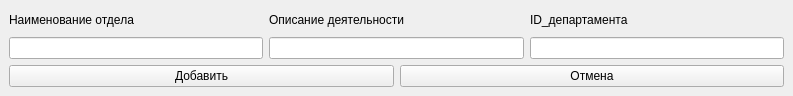
<?xml version="1.0" encoding="UTF-8"?>
<ui version="4.0">
 <class>new_request</class>
 <widget class="QMainWindow" name="new_request">
  <property name="geometry">
   <rect>
    <x>0</x>
    <y>0</y>
    <width>793</width>
    <height>96</height>
   </rect>
  </property>
  <property name="windowTitle">
   <string>MainWindow</string>
  </property>
  <widget class="QWidget" name="centralwidget">
   <property name="sizePolicy">
    <sizepolicy hsizetype="Fixed" vsizetype="Fixed">
     <horstretch>0</horstretch>
     <verstretch>0</verstretch>
    </sizepolicy>
   </property>
   <property name="minimumSize">
    <size>
     <width>793</width>
     <height>96</height>
    </size>
   </property>
   <property name="maximumSize">
    <size>
     <width>793</width>
     <height>96</height>
    </size>
   </property>
   <layout class="QGridLayout" name="gridLayout_3">
    <item row="0" column="0">
     <layout class="QGridLayout" name="gridLayout_2">
      <item row="0" column="0">
       <layout class="QHBoxLayout" name="horizontalLayout_3">
        <item>
         <layout class="QVBoxLayout" name="verticalLayout_4">
          <item>
           <widget class="QLabel" name="label_2">
            <property name="text">
             <string>Наименование отдела</string>
            </property>
           </widget>
          </item>
          <item>
           <widget class="QLineEdit" name="name"/>
          </item>
         </layout>
        </item>
        <item>
         <layout class="QVBoxLayout" name="verticalLayout_7">
          <item>
           <widget class="QLabel" name="label_4">
            <property name="text">
             <string>Описание деятельности</string>
            </property>
           </widget>
          </item>
          <item>
           <widget class="QLineEdit" name="desc"/>
          </item>
         </layout>
        </item>
        <item>
         <layout class="QVBoxLayout" name="verticalLayout">
          <item>
           <widget class="QLabel" name="label_5">
            <property name="text">
             <string>ID_департамента</string>
            </property>
           </widget>
          </item>
          <item>
           <widget class="QLineEdit" name="id_client"/>
          </item>
         </layout>
        </item>
       </layout>
      </item>
     </layout>
    </item>
    <item row="1" column="0">
     <layout class="QGridLayout" name="gridLayout">
      <item row="0" column="0">
       <layout class="QHBoxLayout" name="horizontalLayout_2">
        <item>
         <widget class="QPushButton" name="decline">
          <property name="text">
           <string>Добавить</string>
          </property>
         </widget>
        </item>
        <item>
         <widget class="QPushButton" name="add">
          <property name="text">
           <string>Отмена</string>
          </property>
         </widget>
        </item>
       </layout>
      </item>
     </layout>
    </item>
   </layout>
  </widget>
 </widget>
 <resources/>
 <connections/>
</ui>
